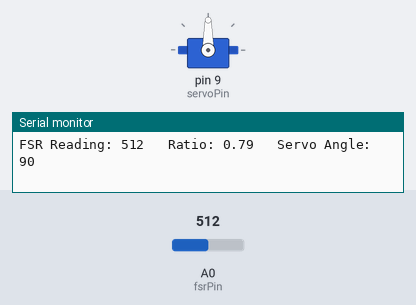
This sketch was run on a simulated Arduino Uno, built with avr-gcc and run on an emulated ATmega328P. Shown: servo, the last lines printed to the serial monitor. The test bench sets the inputs (shaded band); at power-on: A0 (fsrPin) = 512.

Above: at 1.2 s.
1.3 s: A0 (fsrPin) set to 716
At 2.2 s:
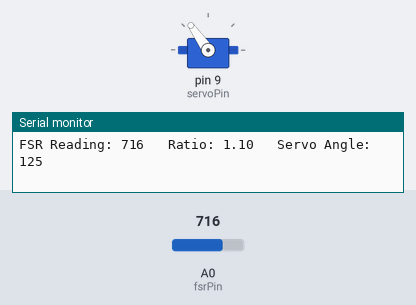
2.8 s: A0 (fsrPin) set to 985
At 4.0 s:
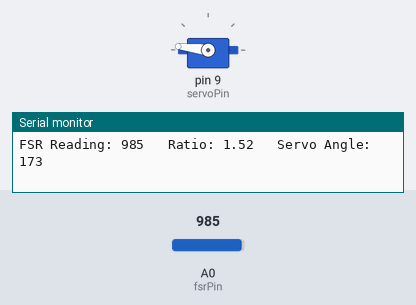
4.3 s: A0 (fsrPin) set to 1008
At 5.8 s:
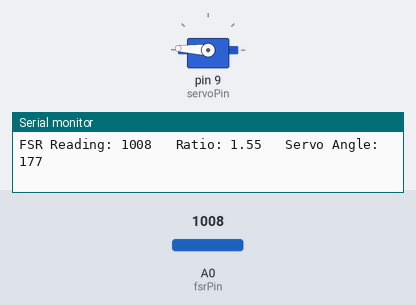
7.3 s: A0 (fsrPin) set to 1023
At 8.3 s:
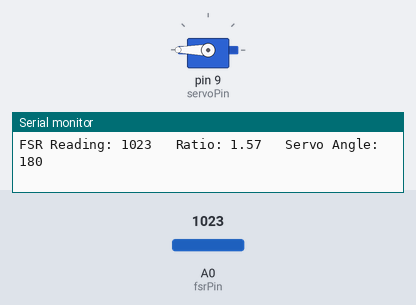
8.8 s: A0 (fsrPin) set to 900
At 10.0 s:
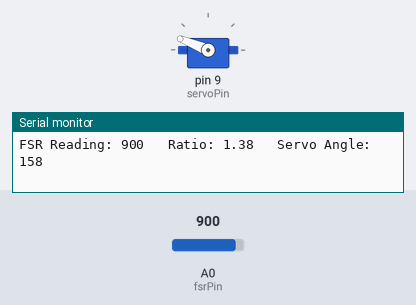
10.3 s: A0 (fsrPin) set to 579
At 10.6 s:
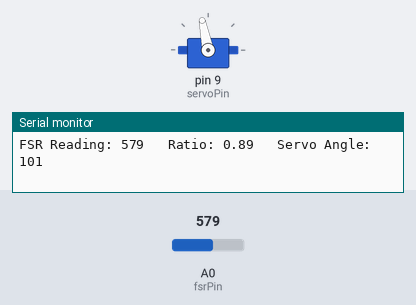
11.8 s: A0 (fsrPin) set to 550
Timing chart, 0 to 14.8 s (numbered marks = the images above; inputs shaded):
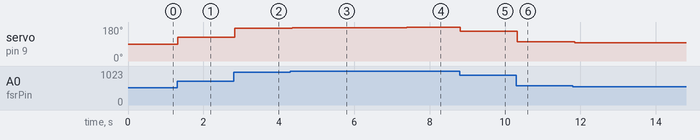

Measured:
- after the input at 1.3 s, servo on pin 9 (servoPin): 90° → 125° at once
- after the input at 2.8 s, servo on pin 9 (servoPin): 125° → 173° at once
- after the input at 4.3 s, servo on pin 9 (servoPin): 173° → 177° after 0.05 s
- after the input at 7.3 s, servo on pin 9 (servoPin): 177° → 180° after 0.09 s
- after the input at 8.8 s, servo on pin 9 (servoPin): 180° → 158° at once
- after the input at 10.3 s, servo on pin 9 (servoPin): 158° → 101° at once
- after the input at 11.8 s, servo on pin 9 (servoPin): 101° → 96° at once

The sketch:

BasicFSR_Reading.ino
```cpp
#include <Servo.h>

// FSR voltage divider on A0 with 10k resistor to GND
// Reads analog data and maps it to a servo angle

const int fsrPin = A0;     // FSR connected to analog pin A0
const int servoPin = 9;    // Servo control pin

int fsrReading = 0;        // Variable to store analog value
float ratio = 0;           // Ratio for scaling
int servoAngle = 0;        // Servo angle

Servo myServo;

void setup() {
  Serial.begin(9600);      // Initialize serial communication
  myServo.attach(servoPin);
}

void loop() {
  fsrReading = analogRead(fsrPin);   // Read FSR value (0-1023)

  // Calculate ratio relative to reference
  ratio = (float)fsrReading / 650.0;

  // Map FSR reading to servo angle (0–1023 mapped to 0–180°)
  servoAngle = map(fsrReading, 0, 1023, 0, 180);

  // Clamp to 0–180 range (safety check)
  servoAngle = constrain(servoAngle, 0, 180);

  myServo.write(servoAngle);

  // Print readings
  Serial.print("FSR Reading: ");
  Serial.print(fsrReading);
  Serial.print("\t Ratio: ");
  Serial.print(ratio, 2);
  Serial.print("\t Servo Angle: ");
  Serial.println(servoAngle);

  delay(100);  // Small delay for readability
}
```
